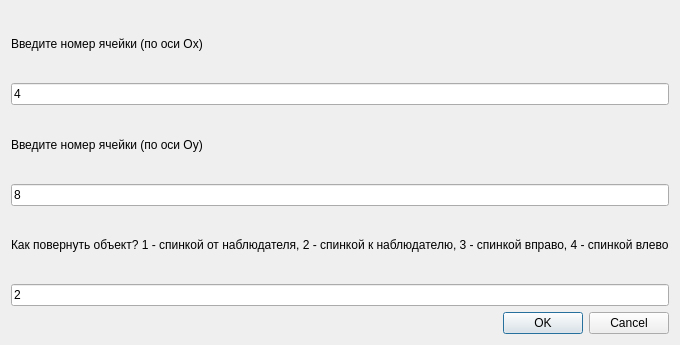
<?xml version="1.0" encoding="UTF-8"?>
<ui version="4.0">
 <class>PlaceBedChooser</class>
 <widget class="QDialog" name="PlaceBedChooser">
  <property name="geometry">
   <rect>
    <x>0</x>
    <y>0</y>
    <width>547</width>
    <height>345</height>
   </rect>
  </property>
  <property name="windowTitle">
   <string>Dialog</string>
  </property>
  <layout class="QVBoxLayout" name="verticalLayout_2">
   <item>
    <layout class="QVBoxLayout" name="verticalLayout">
     <item>
      <widget class="QLabel" name="label_2">
       <property name="text">
        <string>Введите номер ячейки (по оси Ox)</string>
       </property>
      </widget>
     </item>
     <item>
      <widget class="QLineEdit" name="lineEdit">
       <property name="text">
        <string>4</string>
       </property>
      </widget>
     </item>
     <item>
      <widget class="QLabel" name="label_3">
       <property name="text">
        <string>Введите номер ячейки (по оси Oy)</string>
       </property>
      </widget>
     </item>
     <item>
      <widget class="QLineEdit" name="lineEdit_2">
       <property name="text">
        <string>8</string>
       </property>
      </widget>
     </item>
     <item>
      <widget class="QLabel" name="label">
       <property name="minimumSize">
        <size>
         <width>0</width>
         <height>62</height>
        </size>
       </property>
       <property name="text">
        <string>Как повернуть объект? 1 - спинкой от наблюдателя, 2 - спинкой к наблюдателю, 3 - спинкой вправо, 4 - спинкой влево</string>
       </property>
      </widget>
     </item>
     <item>
      <widget class="QLineEdit" name="lineEdit_3">
       <property name="text">
        <string>2</string>
       </property>
      </widget>
     </item>
     <item>
      <widget class="QDialogButtonBox" name="buttonBox">
       <property name="orientation">
        <enum>Qt::Horizontal</enum>
       </property>
       <property name="standardButtons">
        <set>QDialogButtonBox::Cancel|QDialogButtonBox::Ok</set>
       </property>
      </widget>
     </item>
    </layout>
   </item>
  </layout>
 </widget>
 <resources/>
 <connections/>
</ui>
